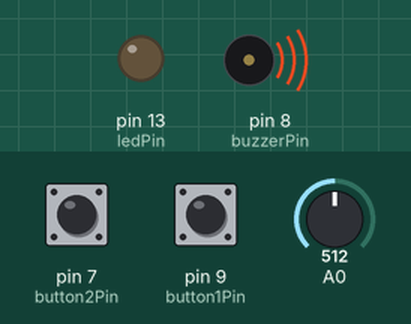
Simulated run of this sketch. Board: Arduino Uno, built with avr-gcc and run on an emulated ATmega328P. On the bench: output pins drawn as LEDs (lit = HIGH), buzzer (waves = sounding). Dashed ring = blinking. The test bench sets the inputs (shaded band); at power-on: pin 7 (button2Pin) LOW, pin 9 (button1Pin) LOW, A0 = 512.

Above: at 6.2 s.
6.3 s: pin 7 (button2Pin) pulled HIGH for 0.15 s
At 6.7 s:
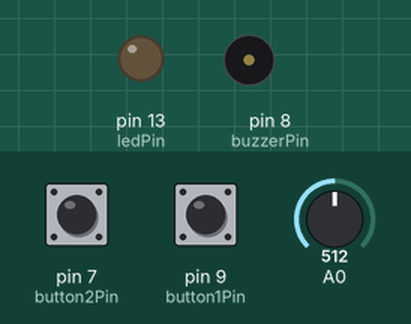
9.3 s: pin 7 (button2Pin) pulled HIGH for 1 s
At 9.86 s:
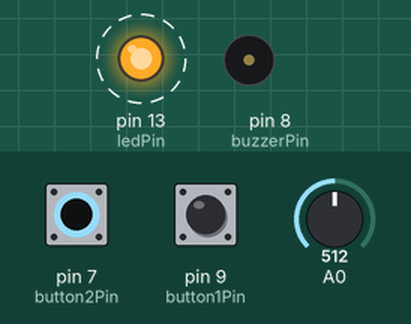
12.3 s: pin 7 (button2Pin) pulled HIGH for 3.2 s
At 12.88 s:
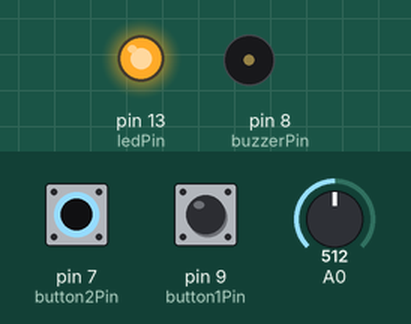
Timing chart, 0 to 17.5 s (numbered marks = the images above; inputs shaded):
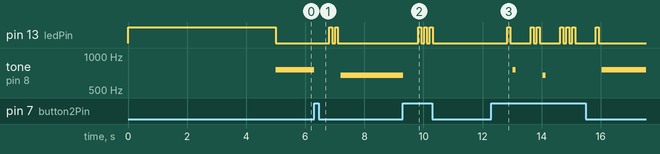

Measured:
- after the input at 6.3 s, pin 13 (ledPin): alternates HIGH for 0.10 s and LOW for 0.10 s, 4 changes in all, then stays LOW, starting after 0.51 s; tone on pin 8 (buzzerPin): 755 Hz → silent at once, → 672 Hz 0.90 s later
- after the input at 9.3 s, pin 13 (ledPin): alternates HIGH for 0.10 s and LOW for 0.10 s, 6 changes in all, then stays LOW, starting after 0.52 s; tone on pin 8 (buzzerPin): 672 Hz → silent at once
- after the input at 12.3 s, pin 13 (ledPin): LOW → HIGH after 0.53 s, → LOW 0.10 s later, → HIGH 0.70 s later, → LOW 0.10 s later, … (14 changes in this stretch); tone on pin 8 (buzzerPin): plays 755 Hz for 0.10 s, 672 Hz for 0.10 s, 755 Hz for 7.0 s, starting after 0.73 s

The sketch:

Diatonic_Theremin.ino
```cpp
/*
  Theremin accionado por sensor de luz.
  Las frecuencias son discretas siguiendo la escala cromática,
  diatónica o pentatónica (se cambia pulsando el botón 2).
  Al inicio o al pulsar el botón 1 se realiza una calibración
  de los valores más alto y más bajo de la luz.

  Trabajo realizado para el módulo de Electrónica para Instalaciones
  del Máster en Arte Sonoro de la Universidad de Barcelona
  Profesora: Lina Bautista
  mayo de 2019

  Autor: Carlos Arturo Guerra Parra
  Software de dominio público
*/

// variable to hold sensor value
int sensorValue;
// variable to calibrate low value
int sensorLow = 1023;
// variable to calibrate high value
int sensorHigh = 0;
// número de semitono obtenido del sensor
int semitono = 0;
// nota más baja
int fundamental = 400;
// variables para determinar el pitch
int pitch, pitch_old = 0;
// LED pin
const int ledPin = 13;
// Button 1, para calibrar
const int button1Pin = 9;
// estado del button1
int button1State = 0;
// Button 2, para cambiar de escala
const int button2Pin = 7;
// estado del button1
int button2State = 0;
// Buzzer pin
const int buzzerPin = 8;
// Escala en uso
int escala = 0;


/// FUNCIONES ********************

// Calibra el máximo y el mínimo del sensor de luz (sensorHigh y sensorLow)
void calibrate ();
// Devuelve el grado de la escala más cercano
int cromaticToEscala (int semitono, int escala = 1);  // escala == 0: cromática (sin conversión)
                                                      // escala == 1: diatónica -- por defecto
                                                      // escala == 2: pentatónica
// retorna en cada llamada un número entre 0 y 2 consecutivamente (para cambiar de escala)
int siguienteEscala (int anterior);
// hace parpadear el led 13 tantas veces como se indique
void ledParpadeo(int num_parpadeos);


/// IMPLEMENTACIÓN ****************

void setup() {
  // Make the LED pin an output and turn it on
  pinMode(ledPin, OUTPUT);

  // initialize the pushbutton pins as inputs:
  pinMode(button1Pin, INPUT);
  pinMode(button2Pin, INPUT);

  calibrate();
}

void loop() {
  // comprobar si se pulsa botón 1 (para calibrar)
  button1State = digitalRead(button1Pin);
  if (button1State == HIGH) calibrate();

  // comprobar si se pulsa botón 2 (para cambiar de escala)
  button2State = digitalRead(button2Pin);
  if (button2State == HIGH) {
    noTone(buzzerPin);
    delay(500); // para evitar rebotes y el tiempo excesivo de pulsación
    escala = siguienteEscala(escala);
    ledParpadeo(escala+1);}

  //read the input from A0 and store it in a variable
  sensorValue = analogRead(A0);
  // map the sensor values to 2 octaves (0-35 semitonos)
  semitono = map(sensorValue, sensorLow, sensorHigh, 0, 35); // configurado para 36 semitonos (3 octavas)
  semitono = cromaticToEscala(semitono, escala);
  pitch = pow(pow(2, (1/12.0)),semitono)*fundamental;

  // play the tone
  if (pitch != pitch_old) {
    noTone(buzzerPin);
    tone(buzzerPin, pitch);
    pitch_old = pitch;
  }
  delay(100);
}

void calibrate () {
  noTone(buzzerPin);
  digitalWrite(ledPin, HIGH);
  sensorLow = 1023;
  sensorHigh = 0;
  // calibrate for the first five seconds after program runs
  unsigned long time = millis();
  while (millis()-time < 5000) {
    // record the maximum sensor value
    sensorValue = analogRead(A0);
    if (sensorValue > sensorHigh) {
      sensorHigh = sensorValue;
    }
    // record the minimum sensor value
    if (sensorValue < sensorLow) {
      sensorLow = sensorValue;
    }
  }
  // turn the LED off, signaling the end of the calibration period
  digitalWrite(ledPin, LOW);
}


static int cromaticToEscala (int semitono, int escala) {
  int toCromatica[] = {0,1,2,3,4,5,6,7,8,9,10,11}; // cromática (sin conversión)
  int toDiatonica[] = {0,0,2,2,4,5,5,7,7,9,9,11};  // diátonica
  int toPentatonica[] = {0,0,2,2,4,4,4,7,7,9,9,9};   // pentatónica
  int *conversor;
  switch (escala) {
    case 0:
      conversor = &toCromatica[0];
      break;
    case 1:
      conversor = &toDiatonica[0];
      break;
    case 2:
      conversor = &toPentatonica[0];
      break;
    default:
      conversor = &toCromatica[0];
      break;
  }
  int nota_cromatica = semitono%12;
  int nota_diatonica = 0;
  nota_diatonica = conversor[nota_cromatica];
  return (semitono/12)*12+nota_diatonica;
}


int siguienteEscala(int anterior) {
  int contador = anterior;
  contador++;
  if (contador > 2) contador = 0;
  return contador;
}


void ledParpadeo (int num_parpadeos) {
  for (int i=0; i<num_parpadeos; i++) {
    digitalWrite(ledPin, HIGH);
    delay(100);
    digitalWrite(ledPin, LOW);
    delay(100);
  }
}
```
